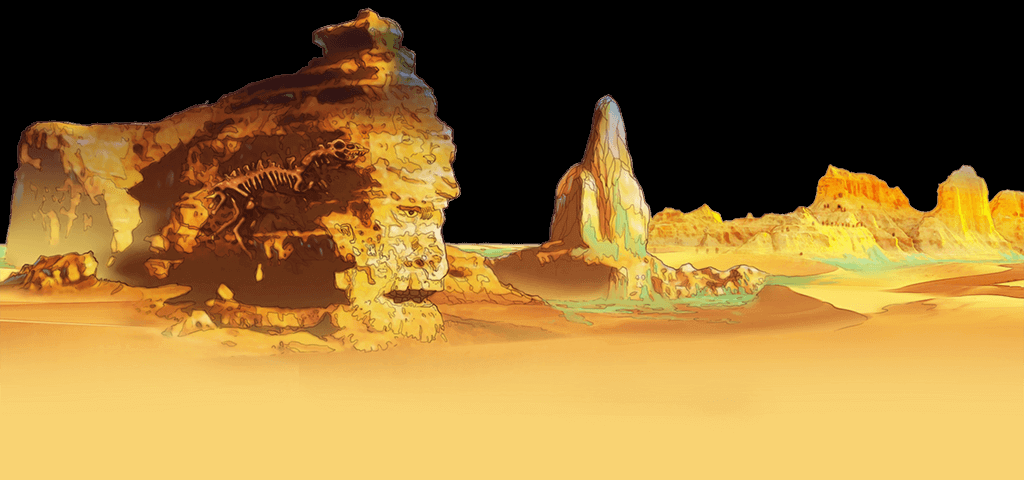

This game map was drawn from its Tiled (.tmx) file and the tilesets committed beside it. A one-line description and the trimmed map source follow:
An orthogonal 32x15 tile map with 32x32 px tiles, 1 tile layer (mid1).

<map version="1.0" orientation="orthogonal" renderorder="right-down" width="32" height="15" tilewidth="32" tileheight="32">
 <tileset firstgid="1" name="damo_mid2" tilewidth="32" tileheight="32">
  <image source="damo/damo_mid2.png" width="1024" height="500" />
 </tileset>
 <layer name="mid1" width="32" height="15">
  <data>[480 cells, 480 non-empty, 480 distinct tile ids]</data>
 </layer>
</map>
